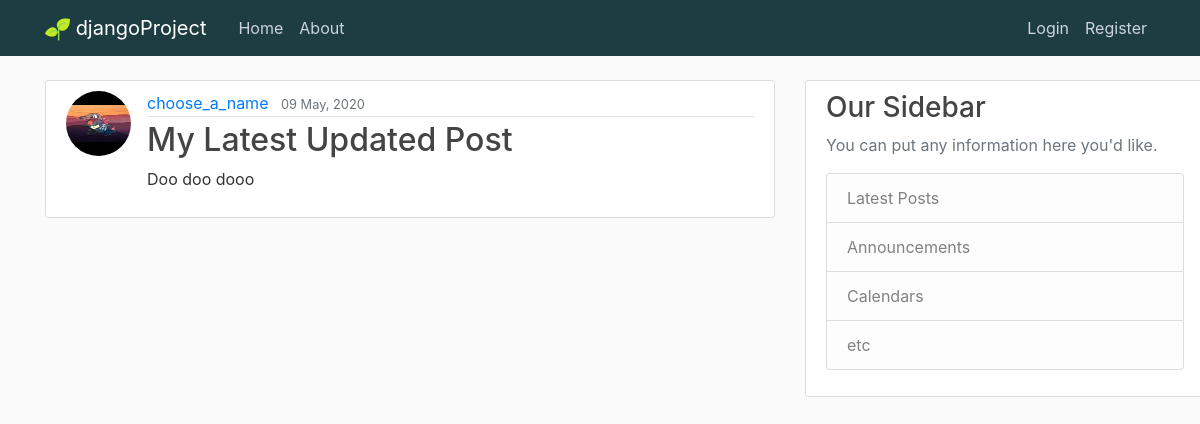
The page /post/33/ on the database its author committed.
### App01/models.py (models this page shows, shortened)
class Post (models.Model):
    title = models.CharField(max_length =  100)
    content = models.TextField()
    date_posted = models.DateTimeField(default =  timezone.now)
    author = models.ForeignKey(User, on_delete=models.CASCADE)

### users/models.py (models this page shows, shortened)
class Profile(models.Model):
    user = models.OneToOneField(User ,on_delete = models.CASCADE) #models.cascade, delete user = delete this profile too
    birthday =  models.DateField(auto_now = False, auto_now_add = False, null = True)
    image = models.ImageField(default = 'default.jpg', upload_to = 'profile-pics',null = True)
    bio = models.TextField(max_length=500, blank=True)
    location = models.CharField(max_length=30, blank=True)

### App01/views.py (the view)
# urls.py: path('post/<int:pk>/', PostDetailView.as_view(), name = 'post-detail' ),  #pk = primary key
class PostDetailView(DetailView):
    model = Post

### App01/templates/App01/post_detail.html (shortened to what this page needs)
{%extends "App01/base.html" %}
{% block content %}
 <article class="media content-section">
    <img class = "rounded-circle article-img" src= "{{ object.author.profile.image.url }}">
    <div class="media-body">
      <div class="article-metadata">
        <a class="mr-2" href="{% url 'user-posts' object.author.username %}" title = "{{object.author.username}}'s Posts">{{ object.author }}</a>
        <small class="text-muted">{{ object.date_posted | date:"d F, Y"}}</small>
      </div>
      <h2 class="article-title">{{ object.title }}</h2>
      <p class="article-content">{{ object.content }}</p>
    </div>
  </article>
{% endblock content%}

### App01/static/App01/main.css (style rules this page uses)
body { background: #fafafa; color: #333333; margin-top: 5rem; }
h1, h2, h3, h4, h5, h6 { color: #444444; }
.content-section { background: #ffffff; padding: 10px 20px; border: 1px solid #dddddd; border-radius: 3px; margin-bottom: 20px; word-wrap: break-word; overflow-wrap: break-word; overflow: hidden; max-width: 800px; min-width: 400px; }
.article-title { color: #444444; }
.article-content { word-wrap: break-word; overflow-wrap: break-word; max-width: 800px; overflow: hidden; float: left; }
.article-img { height: 65px; width: 65px; margin-right: 16px; }
.article-metadata { padding-bottom: 1px; margin-bottom: 4px; border-bottom: 1px solid #e3e3e3 }

### rows shown on the page
Post: author.profile.image (placeholder picture), author "choose_a_name", date_posted "09 May, 2020", title "My Latest Updated Post", content "Doo doo dooo"
